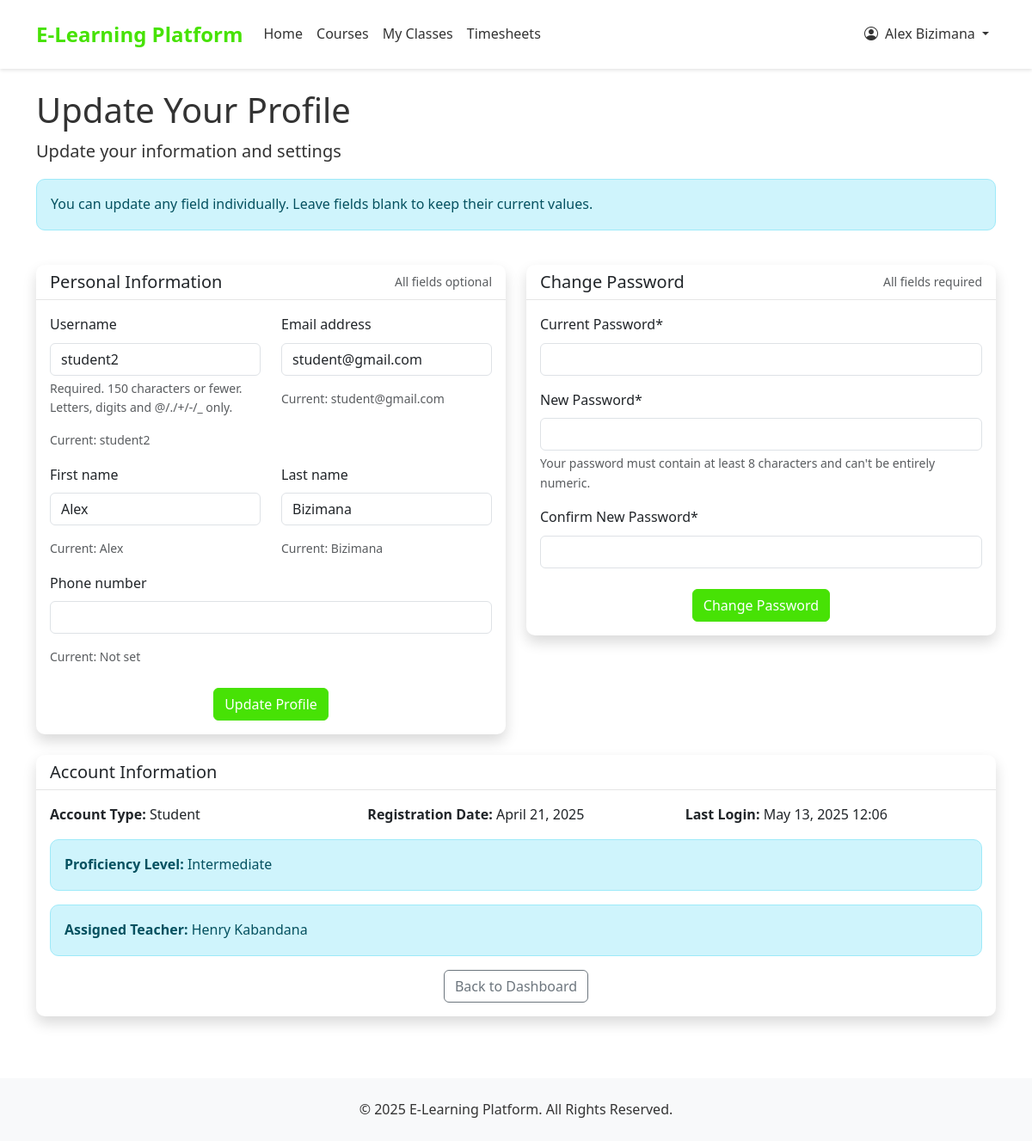
The app's page /accounts/profile/update/ (signed in), older data.
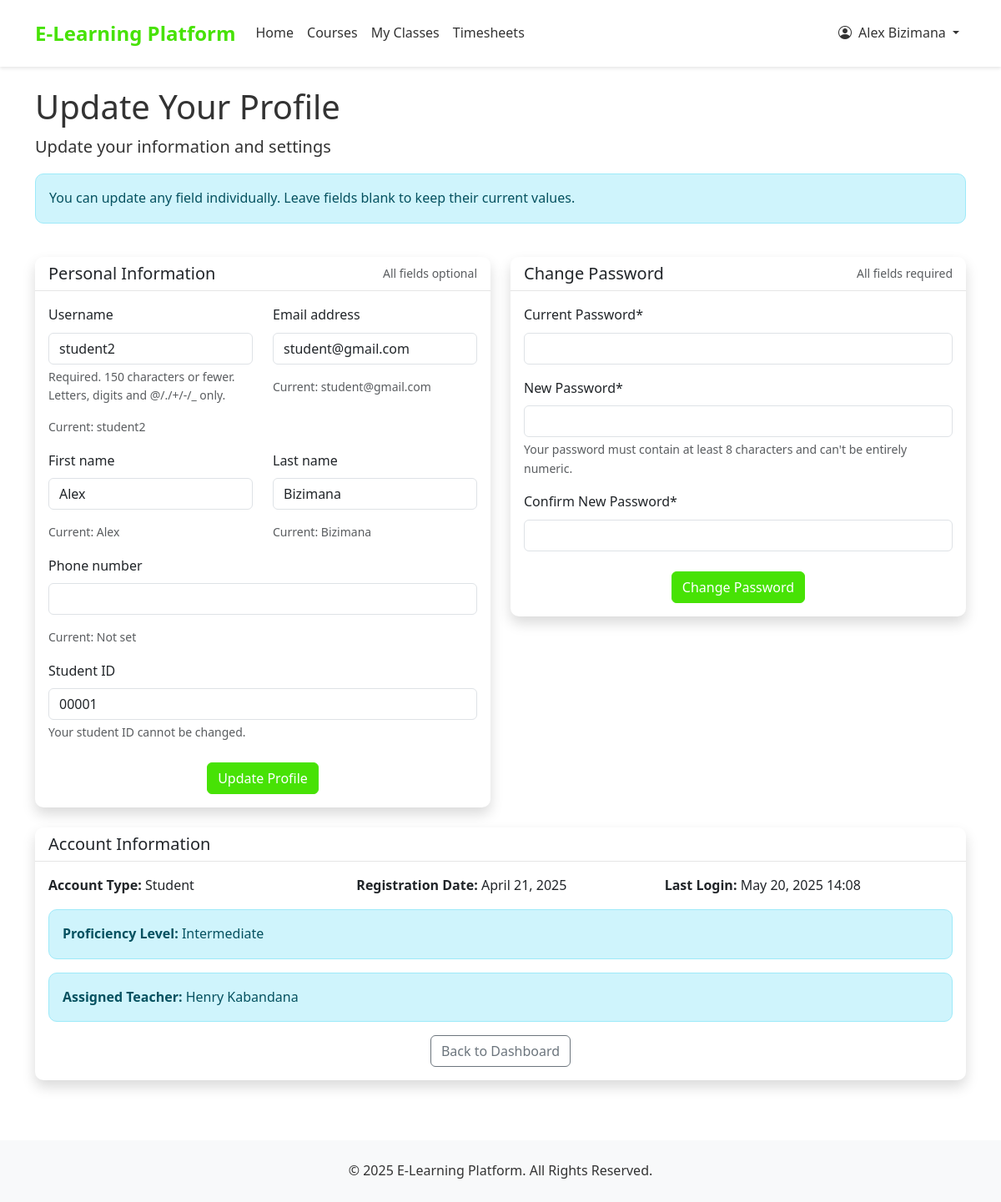
The same page, newer data.
### accounts/models.py (models this page shows, shortened)
class User(AbstractUser):
    USER_TYPE_CHOICES = (
        ('student', 'Student'),
        ('teacher', 'Teacher'),
        ('admin', 'Admin'),
    )
    user_type = models.CharField(max_length=10, choices=USER_TYPE_CHOICES, default='student')
    phone_number = models.CharField(max_length=15, blank=True, null=True)
    is_active = models.BooleanField(default=True)
    created_at = models.DateTimeField(auto_now_add=True)
    updated_at = models.DateTimeField(auto_now=True)
    is_organization = models.BooleanField(default=False)
    company_name = models.CharField(max_length=255, blank=True, null=True)
    contact_person = models.CharField(max_length=255, blank=True, null=True)
    number_of_trainees = models.PositiveIntegerField(default=0)
    start_date = models.DateField(blank=True, null=True)
    end_date = models.DateField(blank=True, null=True)
    student_id = models.CharField(max_length=5, blank=True, null=True, unique=True)
    def is_teacher(self):
        return self.user_type == 'teacher'
    def is_student(self):
        return self.user_type == 'student'

class StudentProfile(models.Model):
    PROFICIENCY_LEVELS = (
        ('beginner', 'Beginner'),
        ('intermediate', 'Intermediate'),
        ('advanced', 'Advanced'),
    )
    user = models.OneToOneField(User, on_delete=models.CASCADE, related_name='student_profile')
    proficiency_level = models.CharField(max_length=15, choices=PROFICIENCY_LEVELS, blank=True, null=True)
    assigned_teacher = models.ForeignKey(
        User,
        on_delete=models.SET_NULL,
        null=True,
        blank=True,
        related_name='assigned_students',
        limit_choices_to={'user_type': 'teacher'}
    )

### accounts/views.py (the view)
# urls.py: path('profile/update/', views.update_profile, name='update_profile'),
@login_required
def update_profile(request):
    if not request.user.user_type == 'student':
        messages.error(request, "Only students can access this page.")
        return redirect('home')
    if request.method == 'POST':
        if 'update_profile' in request.POST:
            profile_form = StudentProfileUpdateForm(request.POST, instance=request.user)
            password_form = PasswordChangeForm(user=request.user)
            if profile_form.is_valid():
                profile_form.save()
                messages.success(request, "Your profile has been updated successfully!")
                return redirect('update_profile')
        elif 'change_password' in request.POST:
            profile_form = StudentProfileUpdateForm(instance=request.user)
            password_form = PasswordChangeForm(request.user, request.POST)
            if password_form.is_valid():
                password_form.save()
                from django.contrib.auth import update_session_auth_hash
                update_session_auth_hash(request, request.user)  # Keep the user logged in
                messages.success(request, "Your password has been changed successfully!")
                return redirect('update_profile')
    else:
        profile_form = StudentProfileUpdateForm(instance=request.user)
        password_form = PasswordChangeForm(user=request.user)
    return render(request, 'accounts/update_profile.html', {
        'profile_form': profile_form,
        'password_form': password_form
    })

### accounts/forms.py (shortened to what this page needs)
class StudentProfileUpdateForm(forms.ModelForm):
    class Meta:
        model = User
        fields = ['username', 'email', 'first_name', 'last_name', 'phone_number']
        widgets = {
            'username': forms.TextInput(attrs={'class': 'form-control'}),
            'email': forms.EmailInput(attrs={'class': 'form-control'}),
            'first_name': forms.TextInput(attrs={'class': 'form-control'}),
            'last_name': forms.TextInput(attrs={'class': 'form-control'}),
            'phone_number': forms.TextInput(attrs={'class': 'form-control'})
        }
    def __init__(self, *args, **kwargs):
        super().__init__(*args, **kwargs)
        for field_name in self.fields:
            self.fields[field_name].required = False

### templates/accounts/update_profile.html (shortened to what the changed rows need)
{% extends 'base.html' %}
{% load crispy_forms_tags %}
{% block content %}
<div class="row mb-4">
    <div class="col-12">
        <h1>Update Your Profile</h1>
    </div>
</div>
<div class="row">
    <div class="col-md-6 mb-4">
        <div class="card shadow">
            <div class="card-body">
                <form method="post">
                    <div class="row mb-3">
                        <div class="col-md-6">
                            {{ profile_form.username|as_crispy_field }}
                            <div class="form-text">Current: {{ request.user.username }}</div>
                        </div>
                        <div class="col-md-6">
                            {{ profile_form.email|as_crispy_field }}
                            <div class="form-text">Current: {{ request.user.email }}</div>
                        </div>
                    </div>
                    <div class="row mb-3">
                        <div class="col-md-6">
                            {{ profile_form.first_name|as_crispy_field }}
                            <div class="form-text">Current: {{ request.user.first_name|default:"Not set" }}</div>
                        </div>
                        <div class="col-md-6">
                            {{ profile_form.last_name|as_crispy_field }}
                            <div class="form-text">Current: {{ request.user.last_name|default:"Not set" }}</div>
                        </div>
                    </div>
                    <div class="mb-3">
                        {{ profile_form.phone_number|as_crispy_field }}
                        <div class="form-text">Current: {{ request.user.phone_number|default:"Not set" }}</div>
                    </div>
                    {% if request.user.student_id %}
                        <div class="mb-3">
                            <label class="form-label">Student ID</label>
                            <input type="text" value="{{ request.user.student_id }}" class="form-control" readonly>
                            <div class="form-text">Your student ID cannot be changed.</div>
                        </div>
                    {% endif %}
                </form>
            </div>
        </div>
    </div>
</div>
<div class="row">
    <div class="col-12 mb-4">
        <div class="card shadow">
            <div class="card-body">
                <div class="row">
                    <div class="col-md-4">
                        <p><strong>Registration Date:</strong> {{ request.user.date_joined|date:"F j, Y" }}</p>
                    </div>
                    <div class="col-md-4">
                        <p><strong>Last Login:</strong> {{ request.user.last_login|date:"F j, Y H:i" }}</p>
                    </div>
                </div>
                {% if request.user.student_profile.proficiency_level %}
                    <div class="alert alert-info">
                        <p class="mb-0"><strong>Proficiency Level:</strong> {{ request.user.student_profile.proficiency_level|title }}</p>
                    </div>
                {% endif %}
                {% if request.user.student_profile.assigned_teacher %}
                    <div class="alert alert-info">
                        <p class="mb-0"><strong>Assigned Teacher:</strong> {{ request.user.student_profile.assigned_teacher.get_full_name }}</p>
                    </div>
                {% endif %}
            </div>
        </div>
    </div>
</div>
{% endblock %}

### templates/base.html (shortened to what this page needs)
{% load static %}
<!DOCTYPE html>
<html lang="en">
<head>
    <link href="https://cdn.jsdelivr.net/npm/bootstrap@5.3.0-alpha1/dist/css/bootstrap.min.css" rel="stylesheet">
    <link rel="stylesheet" href="https://cdn.jsdelivr.net/npm/bootstrap-icons@1.10.0/font/bootstrap-icons.css">
    <link rel="stylesheet" href="{% static 'css/style.css' %}">
</head>
<body>
    <nav class="navbar navbar-expand-lg navbar-light sticky-top">
        <div class="container">
            <a class="navbar-brand" href="{% url 'home' %}">E-Learning Platform</a>
            <div class="collapse navbar-collapse" id="navbarNav">
                <ul class="navbar-nav me-auto">
                    <li class="nav-item">
                        <a class="nav-link {% if request.path == '/' %}active{% endif %}" href="{% url 'home' %}">Home</a>
                    </li>
                    <li class="nav-item">
                        <a class="nav-link {% if '/courses/' in request.path %}active{% endif %}" href="{% url 'course_list' %}">Courses</a>
                    </li>
                    {% if user.is_authenticated %}
                        {% if user.is_staff or user.is_superuser %}
                            <li class="nav-item dropdown">
                                <a class="nav-link dropdown-toggle" href="#" role="button" data-bs-toggle="dropdown">
                                    Administration
                                </a>
                                <ul class="dropdown-menu">
                                    <li><a class="dropdown-item" href="{% url 'admin_dashboard' %}">Dashboard</a></li>
                                    <li><a class="dropdown-item" href="{% url 'course_create' %}">Add Course</a></li>
                                    <li><a class="dropdown-item" href="{% url 'question_list' %}">Manage Questions</a></li>
                                    <li><a class="dropdown-item" href="{% url 'quiz_list' %}">Manage Quizzes</a></li>
                                    <li><a class="dropdown-item" href="{% url 'create_teacher' %}">Add Teacher</a></li>
                                </ul>
                            </li>
                        {% elif user.is_teacher %}
                            <li class="nav-item">
                                <a class="nav-link {% if '/events/' in request.path %}active{% endif %}" href="{% url 'view_events' %}">Events</a>
                            </li>
                        {% else %}
                            <li class="nav-item">
                                <a class="nav-link {% if '/events/' in request.path %}active{% endif %}" href="{% url 'view_events' %}">My Classes</a>
                            </li>
                            <li class="nav-item">
                                <a class="nav-link {% if '/timesheets/' in request.path %}active{% endif %}" href="{% url 'view_timesheets' %}">Timesheets</a>
                            </li>
                        {% endif %}
                    {% endif %}
                </ul>
                <ul class="navbar-nav ms-auto">
                    {% if user.is_authenticated %}
                        <li class="nav-item dropdown">
                            <a class="nav-link dropdown-toggle" href="#" role="button" data-bs-toggle="dropdown">
                                <i class="bi bi-person-circle me-1"></i> {{ user.get_full_name|default:user.username }}
                            </a>
                        </li>
                    {% endif %}
                </ul>
            </div>
        </div>
    </nav>
    <main class="container mt-4">
        {% block content %}{% endblock %}
    </main>
    <footer class="footer">
        <div class="container text-center">
            <p class="mb-0">&copy; {% now "Y" %} E-Learning Platform. All Rights Reserved.</p>
        </div>
    </footer>
</body>
</html>

Row changes from the older to the newer data that the page shows:
changed User "Alex Bizimana": student_id empty → "00001" (drawn); user.student_id (not shown) → "00001"; user.last_login "May 13, 2025 12:06" → "May 20, 2025 14:08"
Text that changed along with them:
text now shown: "Student ID Your student ID cannot be changed."
